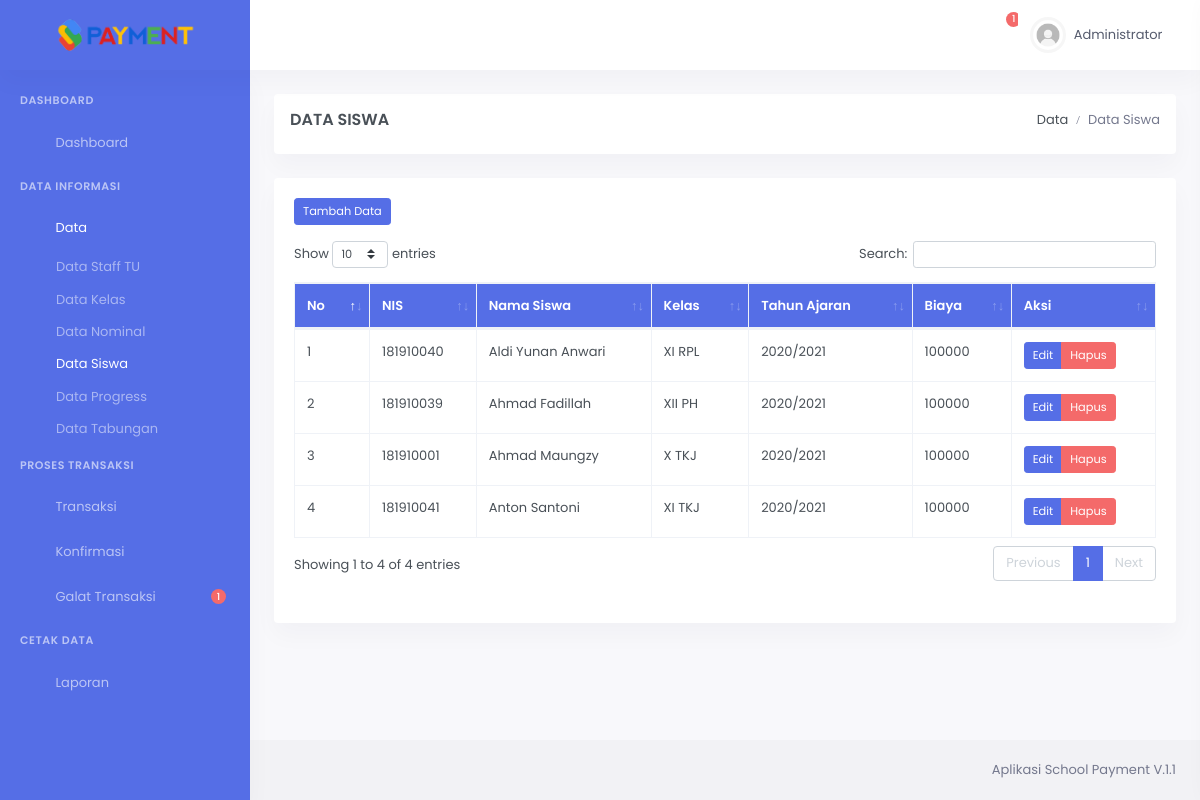
/admin/datasiswa.php (signed in), run on the app's committed database.
### tables this page shows
CREATE TABLE `siswa` (
  `idsiswa` int(11) NOT NULL,
  `nis` varchar(10) NOT NULL,
  `namasiswa` varchar(40) NOT NULL,
  `kelas` varchar(255) NOT NULL,
  `jk` enum('Laki Laki','Perempuan','','') NOT NULL,
  `tahunajaran` varchar(10) NOT NULL,
  `biaya` int(11) NOT NULL
);

### admin/datasiswa.php (the view, shortened to what this page needs)
<?php
include 'header.php';
?>
	  <div class="main-content">
                <div class="page-content">
                    <div class="container-fluid">
                        <div class="row">
                        <div class="col-12">
                            <div class="card">
                                <div class="page-title-box d-flex align-items-center justify-content-between">
                                <h4 class="ml-3 mt-3 mb-0 font-size-18">Data Siswa</h4>
                                    <div class="page-title-right">
                                        <ol class="breadcrumb mb-0 ml-3 mt-3 mr-3">
                                            <li class="breadcrumb-item"><a href="index.php">Data</a></li>
                                            <li class="breadcrumb-item active">Data Siswa</li>
                                        </ol>
                                    </div>
                                </div>
                            </div>
                        </div>
                    </div>
                        <div class="row">
                            <div class="col-12">
                                <div class="card">
                                    <div class="card-body">
                                        <div class="table-responsive " style="border:none;">
                                        <a class="btn btn-primary btn-sm mb-3" href="tambahSW.php"> Tambah Data</a>
                                        <table id="datatable" class="table table-bordered">
                                            <thead class="bg-primary text-white">
                                            <tr>
                                                <th>No</th>
                                                <th>NIS</th>
                                                <th>Nama Siswa</th>
                                                <th>Kelas</th>
                                                <th>Tahun Ajaran</th>
                                                <th>Biaya</th>
                                                <th>Aksi</th>
                                            </tr>
                                            </thead>
                                            <tbody>
											<?php
												$data = mysqli_query($konek,"SELECT * FROM siswa");
												$i = 1;
												while($dta = mysqli_fetch_array($data)){
											?>
											<tr>
                                                <td><?= $i++; ?></td>
                                                <td><?= $dta['nis']; ?></td>
                                                <td><?= $dta['namasiswa']; ?></td>
                                                <td><?= $dta['kelas']; ?></td>
                                                <td><?= $dta['tahunajaran']; ?></td>
                                                <td><?= $dta['biaya']; ?></td>
                                                <td>
                                                    <div class="btn-group">
                                                        <a class="btn btn-sm btn-primary" href="ubahSW.php?id=<?= $dta['idsiswa'] ?>"> Edit </a>
                                                        <a class="btn btn-sm btn-danger text-white"
                                                        onclick="Swal.fire({
                                                        title: 'Apakah anda yakin ingin menghapus data?',
                                                        icon: 'info',
                                                        showCancelButton: true,
                                                        confirmButtonColor: '#3085d6',
                                                        cancelButtonColor: '#d33',
                                                        confirmButtonText: 'Ok'
                                                    }).then(function(result) {
                                                    if (result.value) {
                                                        location.assign('hapusSW.php?id=<?= $dta['idsiswa'] ?>')
                                                    }
                                                    });"> Hapus</a>
                                                    </div>
                                                </td>
											</tr>
												<?php } ?>
                                            </tbody>
                                        </table>
                                        </div>
                                                </div>
                                    </div>
                                </div>
                            </div>
                        </div>
                    </div>
                </div>
 <?php include 'footer.php'; ?>

### data on the page
siswa: nis "181910040", namasiswa "Aldi Yunan Anwari", kelas "XI RPL", tahunajaran "2020/2021", biaya "100000"
siswa: nis "181910039", namasiswa "Ahmad Fadillah", kelas "XII PH", tahunajaran "2020/2021", biaya "100000"
siswa: nis "181910001", namasiswa "Ahmad Maungzy", kelas "X TKJ", tahunajaran "2020/2021", biaya "100000"
siswa: nis "181910041", namasiswa "Anton Santoni", kelas "XI TKJ", tahunajaran "2020/2021", biaya "100000"

### other printed values
$jum "1"
$_SESSION['nama'] "Administrator"
$n "1"
